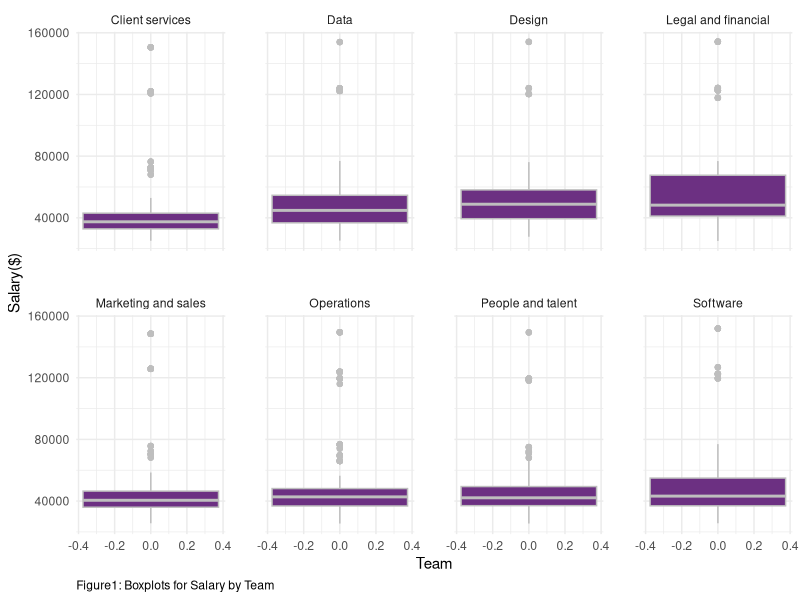
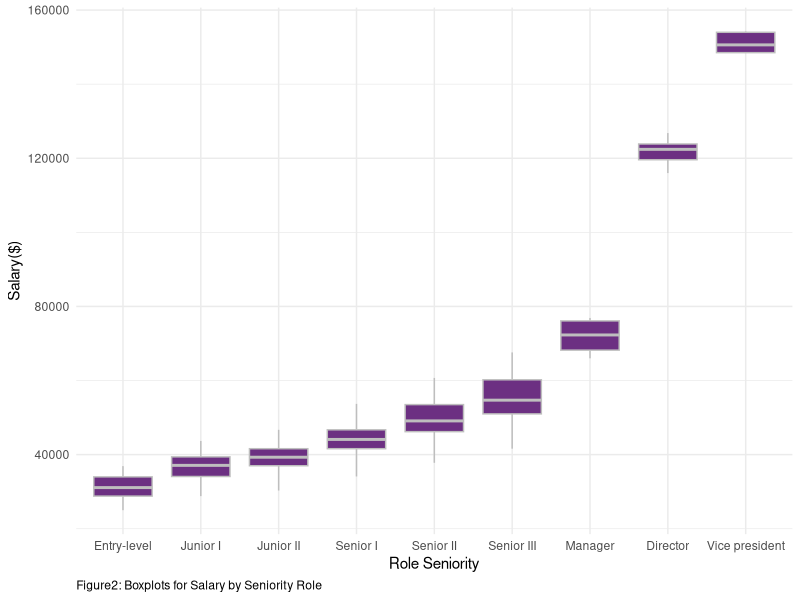
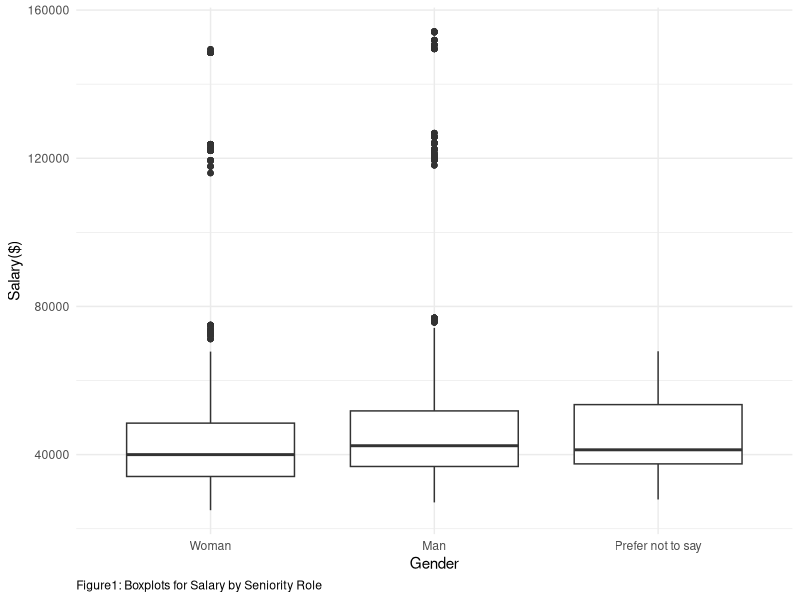
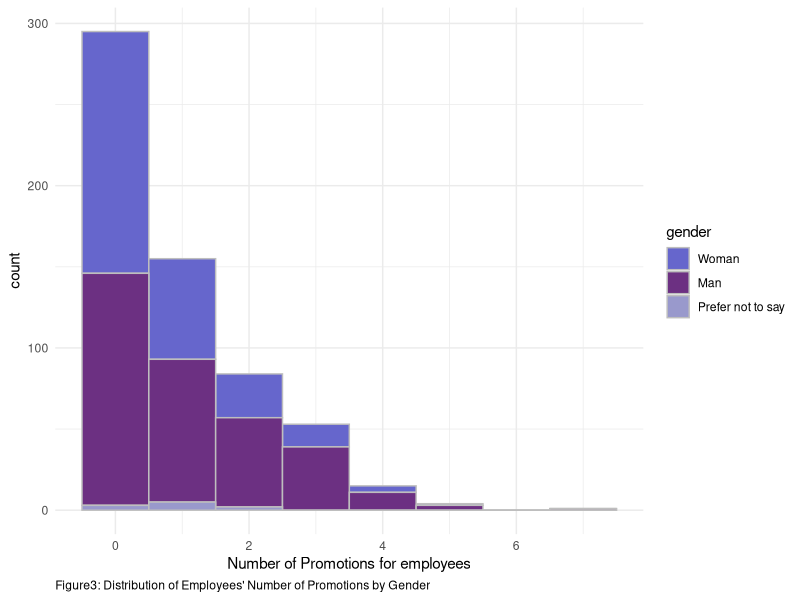
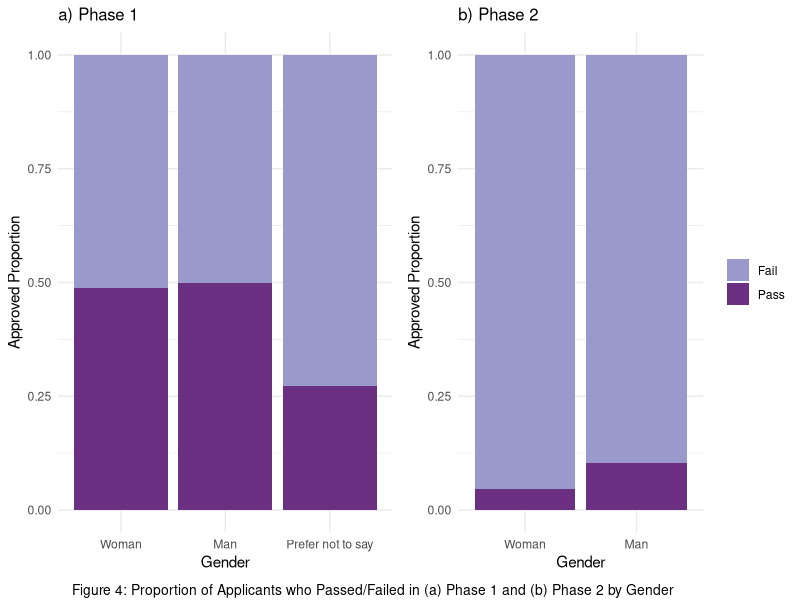
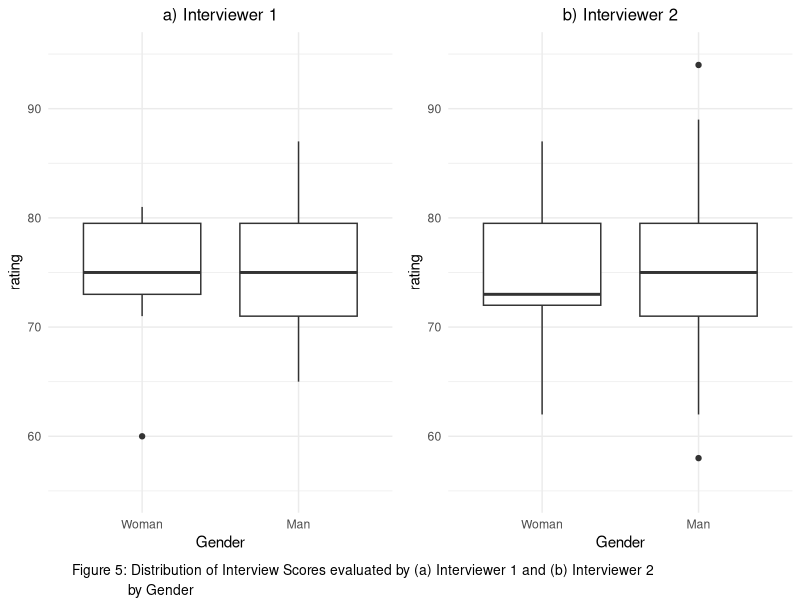
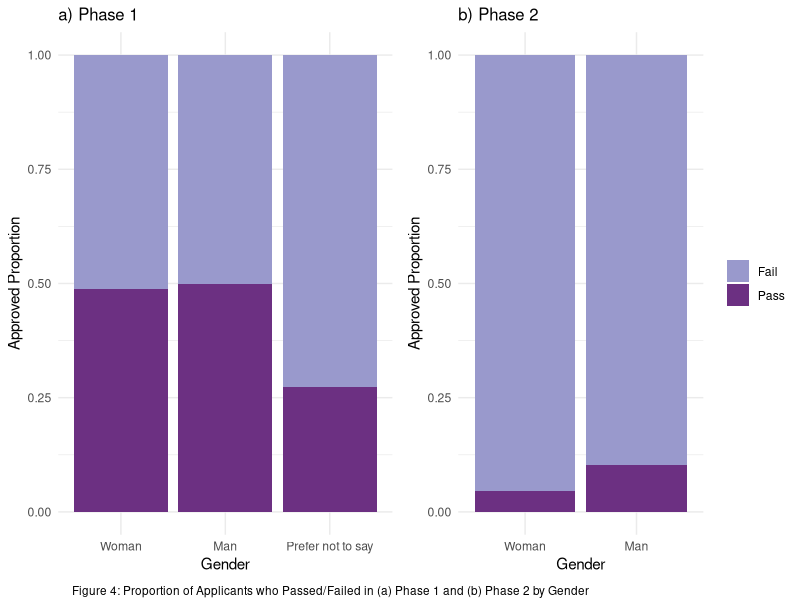
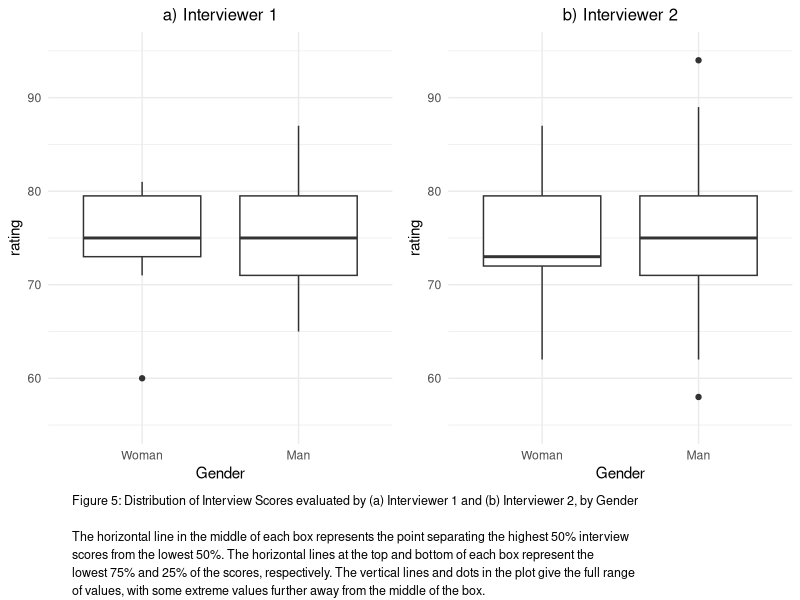

R code for these plots, in order:
## ---- chunk 1
library(tidyverse)
library(lme4)
library(mgcv)
library(kableExtra)
#install.packages("gridExtra")
library(gridExtra)
library(grid)
# this should supress all code and messages
knitr::opts_chunk$set(include=FALSE)
## ---- chunk 2
############################################################################################################
#DATA CLEANING PART
############################################################################################################

# read in the data
black_saber_current_employees <- read_csv("data/black-saber-current-employees.csv")

#change salary varaible from characters to doubles
black_saber_current_employees_cleaned <- black_saber_current_employees %>% 
  mutate(salary = str_extract_all(salary, "\\d+,\\d+")) %>% #only extracting the number part(i.e., remove $)
  mutate(salary = str_remove_all(salary, ",")) %>% # remove comma(,)
  mutate(salary = as.numeric(salary)) %>% #change to doubles
  #changing the orders of role as hierarchy, rather than alphabetical order(see below note)
  mutate(role_seniority = fct_relevel(role_seniority, "Manager", after = 7)) %>% 
  mutate(role_seniority = fct_relevel(role_seniority, "Director", after = 7)) %>%
  #changing the orders of gender for clairty in explanation for promotion analaysis part
  mutate(gender = fct_relevel(gender, "Woman", after = 0))

#NOTES
#(Before changing): Director Entry-level Junior I Junior II Manager Senior I Senior II Senior III Vice president
#(After chaning): “Entry-level”,“Junior I”,“JuniorII”,“Senior I”,“Senior II”,“Senior III”,“Manager”, “Director”,“Vicepresident” 

## ---- chunk 3
#########################################################################################################
#EXPLORATORY ANALYSIS
#########################################################################################################
# create a visualisation (a boxplot to see if teams have systematic differences in their salary)
#some teams might be more important to the company 
#e.g., bc it is a software company, software team might be more valuable to the company and thus receive higher salary, yet this is fair in the sense that the Gideon wants salary based on "talent and value to the company”)

my_plot_salary_by_role_team <- black_saber_current_employees_cleaned %>% 
  ggplot(aes(y = salary)) +
  facet_wrap(~team, nrow = 2) +
  geom_boxplot(colour = "grey", fill = "#6C3082") +
  theme_minimal() +
  labs(x = "Team", y= "Salary($)", caption = "Figure1: Boxplots for Salary by Team") + 
  theme(panel.spacing = unit(2, "lines")) +
  theme(plot.caption = element_text(hjust = 0))

my_plot_salary_by_role_team
ggsave("images/salary_boxplot_team.png", width = 6, height = 3.8)

## ---- chunk 4

#exploring whether there is difference in salary by roles.
#there should be difference, since higher the role, the more salary people earn since they are more valuable to the company

my_plot_salary_by_role <- black_saber_current_employees_cleaned %>% 
  ggplot(aes(x = role_seniority, y = salary)) +
  geom_boxplot(colour = "grey", fill = "#6C3082") +
  theme_minimal() +
  labs(x="Role Seniority", y= "Salary($)", caption = "Figure2: Boxplots for Salary by Seniority Role") +
  theme(plot.caption = element_text(hjust = 0))

my_plot_salary_by_role
ggsave("images/salary_boxplot_role.png", width = 6, height = 3)

#side note: does follow the seniority trend, which is Least senior to most senior: “Entry-level”,“Junior I”,“JuniorII”,“Senior I”,“Senior II”,“Senior III”,“Manager”, “Director”,“Vicepresident”

## ---- chunk 5
#########################################################################################################

#exploring whether there is gender difference in salary
my_plot_salary_by_gender <- black_saber_current_employees_cleaned %>% 
  ggplot(aes(x = gender, y = salary)) +
  geom_boxplot() +
  theme_minimal() +
  labs(x = "Gender", y= "Salary($)", caption = "Figure1: Boxplots for Salary by Seniority Role") +
  theme(plot.caption = element_text(hjust = 0))

  
my_plot_salary_by_gender
#result(interpretation of the plot): Gender does not seem to have fixed effect on salary. In other words, no gender bias, which is good considering EDI (but when doing model comparison, we will see whether such is true numerically)

ggsave("images/salary_boxplot_gender.png", width = 6, height = 2.5)

#########ONE-WAY ANOVA ON SALARY AND GENDER AS GROUP####################

lmod_gender <- lm(salary ~ gender, data = black_saber_current_employees_cleaned)
#summary(lmod_gender)
#HOWEVER, UNLIKE THE VISUALIZATION, THERE WAS A SIGNIFICANT DIFFERENCE IN GENDER! THERE MIGHT BE GENDER BIAS IN SALARY(we will see this in model fitting part)

## ---- chunk 6
#########################################################################################################
#MODEL FITTING
#########################################################################################################

#fitting a linear mixed model while setting financial quarter (financial_q)
#rationale: in some quarters, the company earns a lot of money and so all employees earn more money in that quarter, but when the quarter is not good, all earn less money.

salary_lmer <- lmer(salary ~ gender + team + role_seniority + leadership_for_level + productivity + (1|financial_q), data = black_saber_current_employees_cleaned)
#summary(salary_lmer)

#cannot take face-value to whether team has systematic difference and so just to check, we added this model without team so that when we compare it with salary_lmer, we can know whether we must include team or not fpre better prediction.
salary_lmer_no_team <- lmer(salary ~ gender + role_seniority + leadership_for_level + productivity + (1|financial_q), data = black_saber_current_employees_cleaned)
#summary(salary_lmer)

salary_lmer_no_gender <- lmer(salary ~ team + role_seniority + leadership_for_level + productivity + (1|financial_q), data = black_saber_current_employees_cleaned)
#summary(salary_lmer_no_gender)

## ---- chunk 7
#########################################################################################################
#MODEL COMPARISION TEST
#########################################################################################################


#THIS TEST CONFIRMS THAT THERE IS A GENDER BIAS IN SALARY
lmtest::lrtest(salary_lmer, salary_lmer_no_gender)
#conclusion: indeed, becuase the p-value is significant, simpler model does NOT explain better than complex model = should include gender to have better predictive ability...

## ---- chunk 8
#This test confirms that we need team as predictor
lmtest::lrtest(salary_lmer, salary_lmer_no_team)
## ---- chunk 9
salary_table <- cbind(Estimate = summary(salary_lmer)$coef[,1])
kable(round(salary_table[1:3,],4), col.names = c("Estimate"), caption = "Partial Table of Coefficient Estimates for Salary Model Including Gender", booktabs = TRUE, valign = "t", format = "pandoc") %>%
  kable_styling(latex_options = "scale_down")
## ---- chunk 10
############################################################################################################
#DATA CLEANING PART
############################################################################################################
# create a variable called promotion count that keeps track of the number of times
# each employee got promoted
employee_data <- black_saber_current_employees_cleaned %>%
  mutate(employee_role = as.numeric(role_seniority)) %>%
  select(employee_id, employee_role) %>%
  group_by(employee_id)%>%
  mutate(initial_role=min(employee_role)) %>%
  mutate(current_role=max(employee_role)) %>%
  mutate(promotion_count = current_role - initial_role) %>%
  select(employee_id, promotion_count) %>%
  unique()

# `work_period` variable counts how many financial quarters each employee has gone through
# this gives us an idea of how long each employee has been working at the company
working_period <- black_saber_current_employees_cleaned %>%
  group_by(employee_id) %>%
  summarise(work_period = n())

# create a new variable called `employee_role` which saves role_seniority as numbers and
# create another variable called `initial_role` that indicates the initial role of the employee
role_seniority_data <- black_saber_current_employees_cleaned %>% 
  mutate(employee_role = as.numeric(role_seniority)) %>%
  select(employee_id, employee_role) %>%
  unique()%>%
  group_by(employee_id)%>%
  mutate(initial_role=min(employee_role)) %>%
  mutate(current_role=max(employee_role))

# data that only contains the most recent (2020 Q4) information on each employee
promotion_data <- full_join(black_saber_current_employees_cleaned, employee_data) %>%
  left_join(working_period) %>%
  mutate(year = as.numeric(str_extract_all(financial_q, "\\d+\\d+"))) %>%
  mutate(quarter = as.numeric(substr(financial_q,7,7))) %>% 
  group_by(employee_id) %>%
  mutate(recent_year = max(year)) %>%
  filter(year == recent_year) %>%
  mutate(recent_quarter = max(quarter)) %>%
  filter(quarter == recent_quarter) %>%
  right_join(y = role_seniority_data) %>% 
  filter(employee_role == current_role) %>% 
  select(-c(year, quarter, recent_year, recent_quarter, current_role, employee_role, initial_role))

## ---- chunk 11
#########################################################################################################
#EXPLORATORY ANALYSIS
#########################################################################################################

# proportion of different numbers of promotion
prop.table(table(promotion_data$promotion_count))

# mean number of promotions
mean(promotion_data$promotion_count)
sd(promotion_data$promotion_count)
## ---- chunk 12

promotion_count_by_gender_plot <- promotion_data %>% 
  ggplot(aes(x = promotion_count, fill = gender)) +
  geom_histogram(colour = "grey", binwidth= 1) +
  theme_minimal() +
  labs(x = "Number of Promotions for employees", caption = "Figure3: Distribution of Employees' Number of Promotions by Gender") + 
  scale_fill_manual(values=c("#6666CC", "#6C3082","#9999CC")) +
  theme(plot.caption = element_text(hjust = 0))

promotion_count_by_gender_plot
ggsave("images/promotion_count_by_gender_plot.png", width = 6, height = 4)

## Figure for executive summary
promotion_count_by_gender_plot_2 <- promotion_data %>% 
  ggplot(aes(x = promotion_count, fill = gender)) +
  geom_histogram(colour = "grey", binwidth= 1) +
  theme_minimal() +
  labs(x = "Number of Promotions for employees",
       caption = "Figure1: Distribution of employees' number of promotion, showing genders as different colour.\nEach bar's height represents the count for number of promotions") + 
  scale_fill_manual(values=c("#6666CC", "#6C3082","#9999CC")) +
  theme(plot.caption = element_text(hjust = 0))

ggsave("images/promotion_count_by_gender_plot_2.png", height = 2.5)

## ---- chunk 13
########################################################################################################
# Assumption check
########################################################################################################

mean_variance_model <- promotion_data %>% 
  group_by(gender) %>% 
  summarise(mean = mean(promotion_count), var = round(sd(promotion_count)^2,1))

## ---- chunk 14
#########################################################################################################
#MODEL FITTING
#########################################################################################################
# test model to see if gender, leadership level and productivity of each employee affect their number of promotions
# (offset: account for different work periods for the employees, while allowing for counts to still be the response.)

# model with covariates gender, leadership and productivity
mod1 <- glm(promotion_count ~ gender + leadership_for_level + productivity, family = poisson, offset = log(work_period), data = promotion_data)
# model with covariates leadership and productivity only
mod2 <- glm(promotion_count ~ leadership_for_level + productivity, family = poisson, offset = log(work_period), data = promotion_data)
# model with covariates gender, leadership, productivity, salary, and role_seniority
mod3 <- glm(promotion_count ~ gender + leadership_for_level + productivity + salary + role_seniority, family = poisson, offset = log(work_period), data = promotion_data)
# model with covariates leadership, productivity, salary, and role_seniority only
mod4 <- glm(promotion_count ~ leadership_for_level + productivity + salary + role_seniority, family = poisson, offset = log(work_period), data = promotion_data)

# compare models with common covariates of leadership and productivity, with and without gender
anova(mod1, mod2, test = "Chisq")
# more complex model with gender is better

# compare models with common covariates of leadership, productivity, salary, and role_seniority, with and without gender
anova(mod3, mod4, test = "Chisq")
# more complex model with gender is better

# compare the two preferable models from the previous tests to determine the final model
anova(mod1, mod3, test = "Chisq")
# strong evidence against the hypothesis that the simpler model fits the data just well
## ---- chunk 15
table <- cbind(Estimate = summary(mod3)$coef[,1],
               confint(mod3))
kable(round(table[1:3,],4), caption = "Partial Table of Coefficient Estimates and 95% Confidence Interval for Gender in the Final Model", booktabs = TRUE, valign = "t", format = "pandoc") %>%
  kable_styling(latex_options = "scale_down")
## ---- chunk 16
#########################################################################################################
#DATA CLEANING PART
#########################################################################################################

# read in the data
phase1_applicants <- read.csv("data/phase1-new-grad-applicants-2020.csv")
phase2_applicants <- read.csv("data/phase2-new-grad-applicants-2020.csv")
phase3_applicants <- read.csv("data/phase3-new-grad-applicants-2020.csv")
final_hired <- read.csv("data/final-hires-newgrad_2020.csv")

#make new variable which tells whether applicant is accepted for each phase or not
#add gender if the dataset doesn't have
final_hired_cleaned <- final_hired %>% 
  mutate(hired = 1)

phase3_applicants_cleaned <- phase3_applicants %>% 
  full_join(final_hired_cleaned) %>% 
  mutate(hired = replace_na(hired, 0)) %>% 
  left_join(phase2_applicants) %>% 
  select(applicant_id : hired, gender) %>% 
  mutate(gender = fct_relevel(gender, "Woman", after = 0)) %>% 
  mutate(hired_word = case_when(hired == 0 ~ "Fail", 
                                         hired == 1 ~ "Pass")) %>% 
  mutate(phase2accepted = 1)

phase2_applicants_cleaned <- phase2_applicants %>% 
  full_join(phase3_applicants_cleaned) %>% 
  mutate(phase2accepted = replace_na(phase2accepted, 0)) %>% 
  select(applicant_id, gender, technical_skills:speaking_skills, phase2accepted) %>%
  mutate(gender = fct_relevel(gender, "Woman", after = 0)) %>% 
  mutate(phase2accepted_word = case_when(phase2accepted == 0 ~ "Fail", 
                                         phase2accepted == 1 ~ "Pass")) %>% 
  mutate(phase1accepted = 1) # %>% 
  #filter(gender != "Prefer not to say")

phase1_applicants_cleaned <- phase1_applicants %>% 
  full_join(phase2_applicants_cleaned) %>% 
  select(applicant_id:work_experience, phase1accepted) %>% 
  mutate(phase1accepted = replace_na(phase1accepted, 0)) %>%
  mutate(gender = fct_relevel(gender, "Woman", after = 0)) %>% 
  mutate(phase1accepted_word = case_when(phase1accepted == 0 ~ "Fail",
                                         phase1accepted == 1 ~ "Pass"))

phase2_applicants_cleaned <- filter(phase2_applicants_cleaned, gender != "Prefer not to say")
## ---- chunk 17
#########################################################################################################
#EXPLORATORY ANALYSIS
#########################################################################################################

#proportion of female
sum(phase1_applicants$gender == "Woman") / nrow(phase1_applicants)
sum(phase1_applicants$gender == "Prefer not to say") / nrow(phase1_applicants)
sum(phase2_applicants_cleaned$phase2accepted ==1) / nrow(phase2_applicants_cleaned)

# create a visualisation (a boxplot to see if gender has systematic differences in their phase approved)

#stacked bar chart that displays the proportion of applicants with each accepted group, for each gender
bar_proportion_phase1 <- ggplot(data = phase1_applicants_cleaned, aes(x = gender, fill = phase1accepted_word)) +
  geom_bar(position = "fill") +
  scale_fill_manual(values=c("#9999CC", "#6C3082")) +
  theme_minimal() +
  labs(x = "Gender", y = "Approved Proportion") + 
  ggtitle("a) Phase 1") +
  theme(legend.position = "none", plot.title = element_text(size=12))

bar_proportion_phase2 <- ggplot(data = phase2_applicants_cleaned, aes(x = gender, fill = phase2accepted_word)) +
  geom_bar(position = "fill") +
  scale_fill_manual(values=c("#9999CC", "#6C3082")) +
  theme_minimal() +
  labs(x = "Gender", y = "Approved Proportion") + 
  ggtitle("b) Phase 2") + 
  theme(legend.title = element_blank(), plot.title = element_text(size=12))

bar_proportion_phase1_2 <- grid.arrange(bar_proportion_phase1,bar_proportion_phase2, ncol = 2,
                                        bottom = textGrob("Figure 4: Proportion of Applicants who Passed/Failed in (a) Phase 1 and (b) Phase 2 by Gender", x = 0.09, y = 0.5, just = "left", gp = gpar(fontsize = 10)))
ggsave(file="images/hiring_barchart_gender.png", bar_proportion_phase1_2, height = 3)


box_interviewer1 <- ggplot(phase3_applicants_cleaned, aes(x = gender, y = interviewer_rating_1)) +
  geom_boxplot() +
  ylim(55, 95) +
  theme_minimal() +
  labs(title = "a) Interviewer 1", x = "Gender", y= "rating") +
  theme(plot.title = element_text(hjust = 0.5, size = 12))
  
box_interviewer2 <- ggplot(phase3_applicants_cleaned, aes(x = gender, y = interviewer_rating_2)) +
  geom_boxplot() +
  ylim(55, 95) +
  theme_minimal() +
  labs(title = "b) Interviewer 2", x = "Gender", y= "rating") +
  theme(plot.title = element_text(hjust = 0.5, size = 12))

box_proportion_interviewer1_2 <- grid.arrange(box_interviewer1,box_interviewer2, ncol = 2, 
                                              bottom = textGrob("Figure 5: Distribution of Interview Scores evaluated by (a) Interviewer 1 and (b) Interviewer 2\n              by Gender", x = 0.09, y = 0.5, just = "left", gp = gpar(fontsize = 10)))
ggsave(file="images/hiring_boxplot_gender.png", box_proportion_interviewer1_2, height = 3)

## figure for excutive summary
bar_proportion_phase1_2_exc <- grid.arrange(bar_proportion_phase1,bar_proportion_phase2, ncol = 2,
                                        bottom = textGrob("Figure 4: Proportion of Applicants who Passed/Failed in (a) Phase 1 and (b) Phase 2 by Gender", x = 0.09, y = 0.5, just = "left", gp = gpar(fontsize = 8.5)))
ggsave(file="images/hiring_barchart_gender_2.png", bar_proportion_phase1_2_exc, height = 2.35)

box_proportion_interviewer1_2_exc <- grid.arrange(box_interviewer1,box_interviewer2, ncol = 2, 
                                              bottom = textGrob("Figure 5: Distribution of Interview Scores evaluated by (a) Interviewer 1 and (b) Interviewer 2, by Gender\n\nThe horizontal line in the middle of each box represents the point separating the highest 50% interview\nscores from the lowest 50%. The horizontal lines at the top and bottom of each box represent the\nlowest 75% and 25% of the scores, respectively. The vertical lines and dots in the plot give the full range\nof values, with some extreme values further away from the middle of the box.", x = 0.09, y = 0.5, just = "left", gp = gpar(fontsize = 9)))
ggsave(file="images/hiring_boxplot_gender_2.png", box_proportion_interviewer1_2_exc, height = 3.1)

## ---- chunk 18
#########################################################################################################
#MODEL FITTING
#########################################################################################################

#use generalized linear model since all variables take large part of grades

#model where gender is only predictor
phase1_gender <- glm(phase1accepted ~ gender, family = binomial, data = phase1_applicants_cleaned)
confint(phase1_gender)

#generalized linear model with all variables except for gender
phase1_glm_no_gender <- glm(phase1accepted ~ team_applied_for + cover_letter + cv+ gpa + extracurriculars + work_experience, family = binomial(link = "logit"), data = phase1_applicants_cleaned)

#generalized linear model with all variables including gender
phase1_glm <- glm(phase1accepted ~ team_applied_for + cover_letter + cv+ gpa + gender +  extracurriculars + work_experience, family = binomial(link = "logit"), data = phase1_applicants_cleaned)

#deviance test to know including gender is better
drop_in_deviance <- anova(phase1_glm_no_gender, phase1_glm, test = "Chisq")
drop_in_deviance
## ---- chunk 19
#model where gender is only predictor
phase2_gender <- glm(phase2accepted ~ gender, family = binomial, data = phase2_applicants_cleaned)
confint(phase2_gender)

#generalized linear model with all variables except for gender
phase2_glm_no_gender <- glm(phase2accepted ~ technical_skills + writing_skills + speaking_skills + leadership_presence , family = binomial(link = "logit"), data = phase2_applicants_cleaned)

#generalized linear model with all variables including gender
phase2_glm <- glm(phase2accepted ~ technical_skills + writing_skills + speaking_skills + leadership_presence + gender, family = binomial(link = "logit"), data = phase2_applicants_cleaned)

#deviance test to know including gender is better
drop_in_deviance <- anova(phase2_glm_no_gender, phase2_glm, test = "Chisq")
drop_in_deviance
## ---- chunk 20
#Simple linear model with gender covariate for interviewer 1
phase3_interviewer1 <- lm(interviewer_rating_1 ~ gender, data = phase3_applicants_cleaned)
confint(phase3_interviewer1)

#Simple linear model with gender covariate for interviewer 2
phase3_interviewer2 <- lm(interviewer_rating_2 ~ gender, data = phase3_applicants_cleaned)
confint(phase3_interviewer2)

#Checking assumption
par(mfrow=c(2,2))
plot(phase3_interviewer1)
par(mfrow=c(2,2))
plot(phase3_interviewer2)
## ---- chunk 21
# full summary output for salary model
salary_table <- cbind(Estimate = summary(salary_lmer)$coef[,1])
kable(round(salary_table[,],4), col.names = c("Estimate"), caption = "Full Table of Coefficient Estimates for Salary Model", booktabs = TRUE, valign = "t", format = "pandoc") %>%
  kable_styling(latex_options = "scale_down")

# full summary output and 95% CIs for promotion model
promotion_table <- cbind(Estimate = summary(mod3)$coef[,1],
               confint(mod3))
kable(round(table,4), caption = "Full Table of Coefficient Estimates with 95% Confidence Intervals for Promotion Model", booktabs = TRUE, valign = "t", format = "pandoc") %>%
  kable_styling(latex_options = "scale_down")
